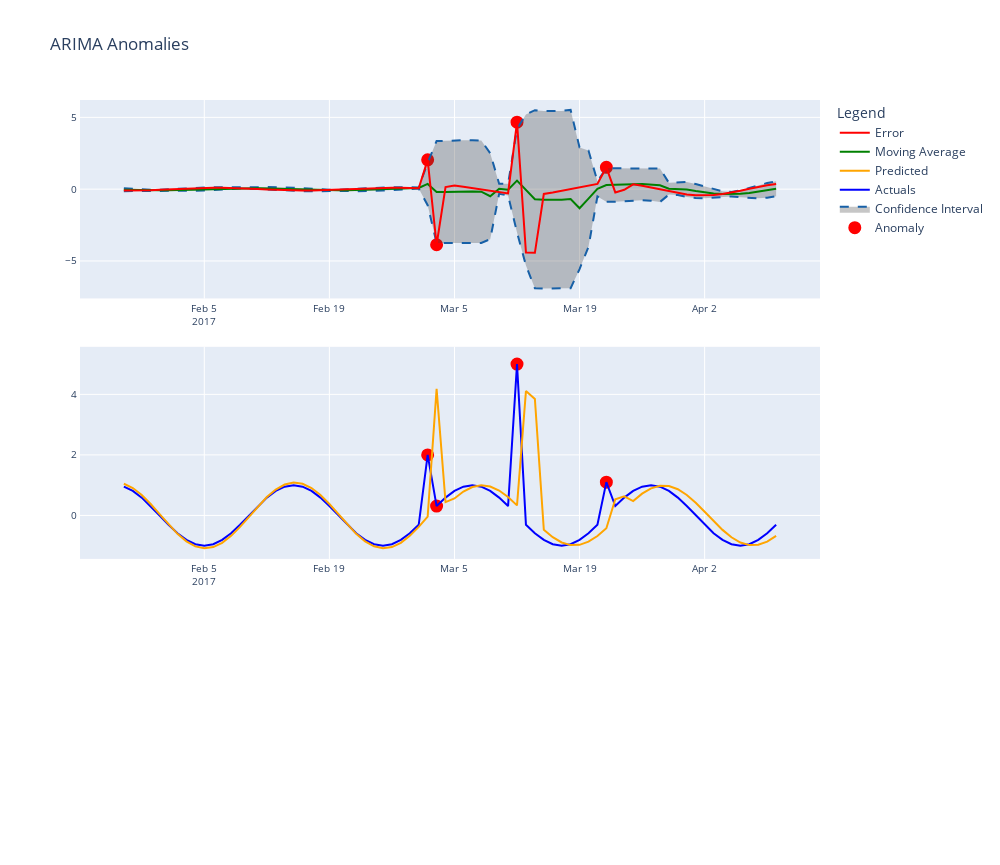

The notebook cell saved with this chart:
### Code cell
widget.show(viz_backend='plotly' )
